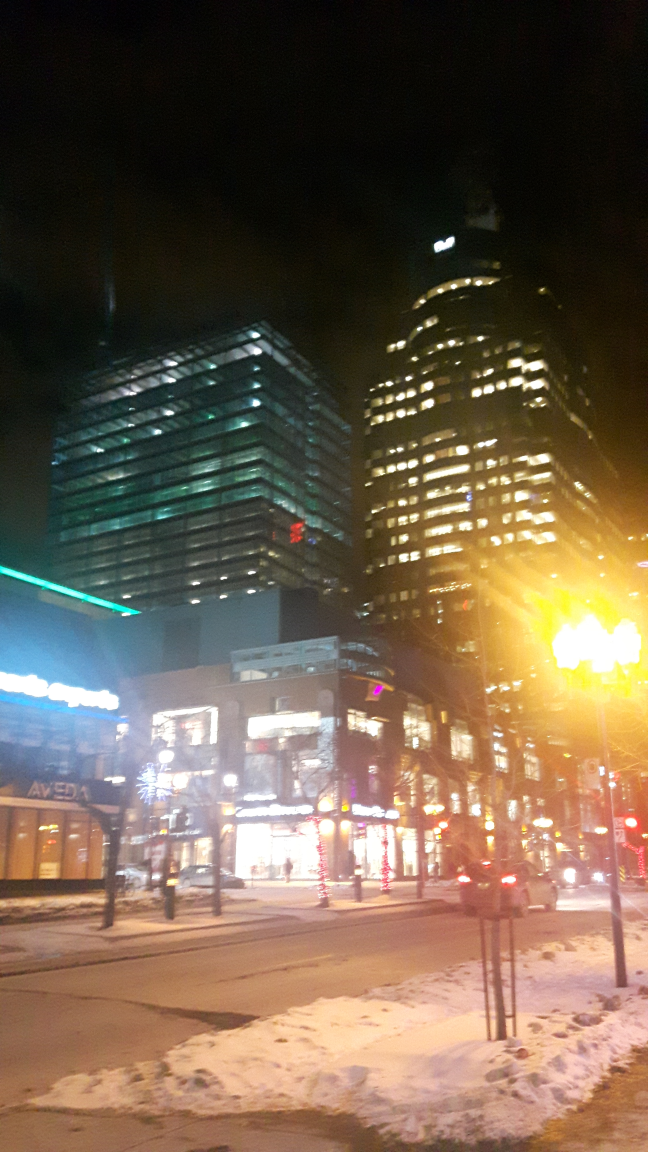
#> input picture Assignment 2/20170203_210437.jpg, 2592 x 4608 px (shown at 1/4 size)
$ python a2_1_2.py
#> lines starting #> are read from the running program, lines starting #| are printed output that depends on the picture
import cv2
import numpy as np
from matplotlib import pyplot as plt

img = cv2.imread('20170203_210437.jpg', cv2.IMREAD_GRAYSCALE)
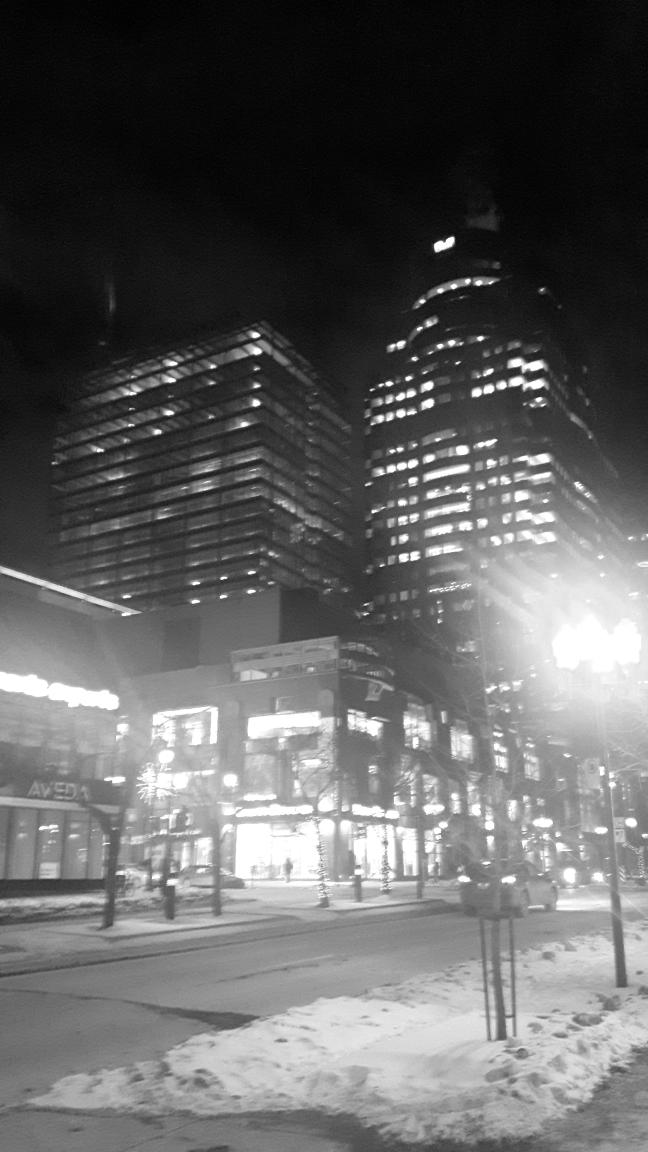
#> img: shape (4608, 2592) (shown at 1/4 size); min 0, max 255, mean 97.7
img_resized = cv2.resize(img, (480, 640))
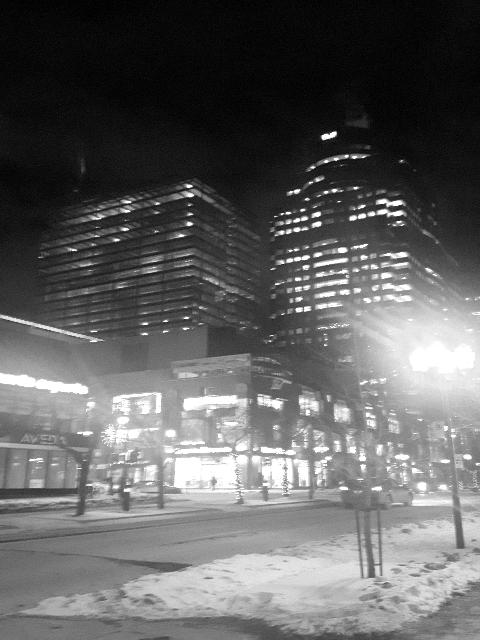
#> img_resized: shape (640, 480); min 0, max 255, mean 97.6
img2 = cv2.imread('20170203_210440.jpg', cv2.IMREAD_GRAYSCALE)
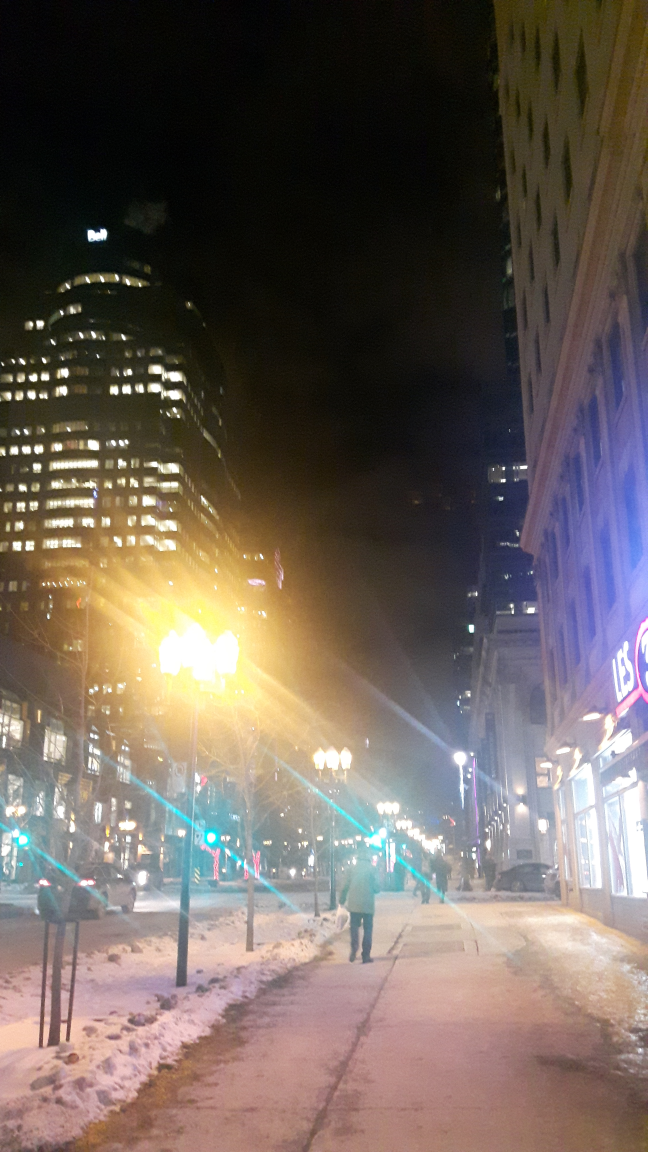
#> input picture Assignment 2/20170203_210440.jpg, 2592 x 4608 px (shown at 1/4 size)
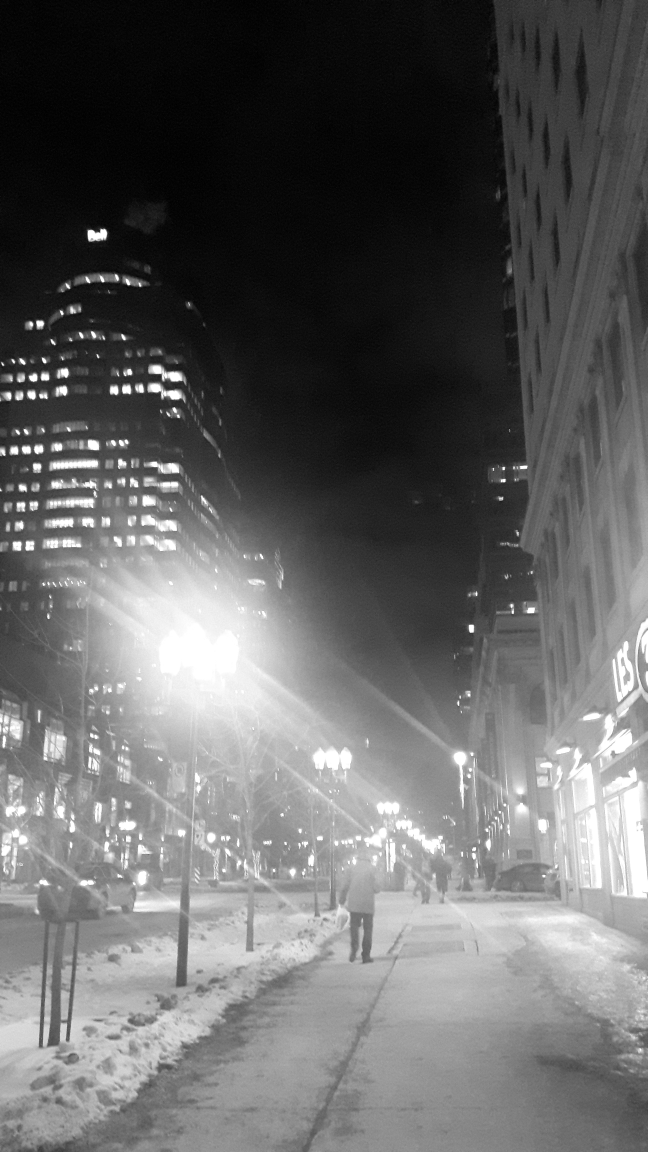
#> img2: shape (4608, 2592) (shown at 1/4 size); min 0, max 255, mean 100.3
img2_resized = cv2.resize(img2, (480, 640))
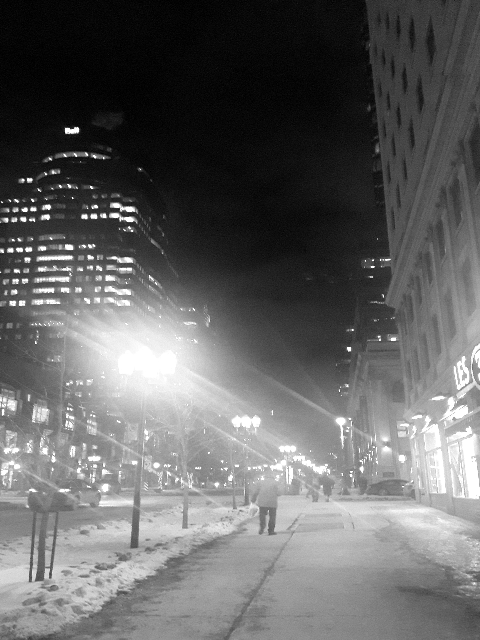
#> img2_resized: shape (640, 480); min 0, max 255, mean 100.2

# Create a SIFT object
sift = cv2.xfeatures2d.SIFT_create()

bf = cv2.BFMatcher(cv2.NORM_L2)

# Compute SIFT descriptors
keypoints,descriptors = sift.detectAndCompute(img_resized, None)
#> keypoints = 1512 keypoints; strongest (x, y, size): (325, 137, 4.6), (333, 134, 4.2), (355, 188, 2.3), (189, 224, 3.3)
keypoints2, descriptors2 = sift.detectAndCompute(img2_resized, None)
#> keypoints2 = 1155 keypoints; strongest (x, y, size): (76, 130, 4.4), (29, 180, 3.4), (67, 130, 4.3), (25, 210, 3.3)

match = bf.match(descriptors, descriptors2)
#> match = 1512 matches

#Match the best 50
matche = sorted(match, key = lambda x:x.distance)
#> matche = 1512 matches
img3 = cv2.drawMatches(img_resized, keypoints, img2_resized, keypoints2, matche[:100], None)
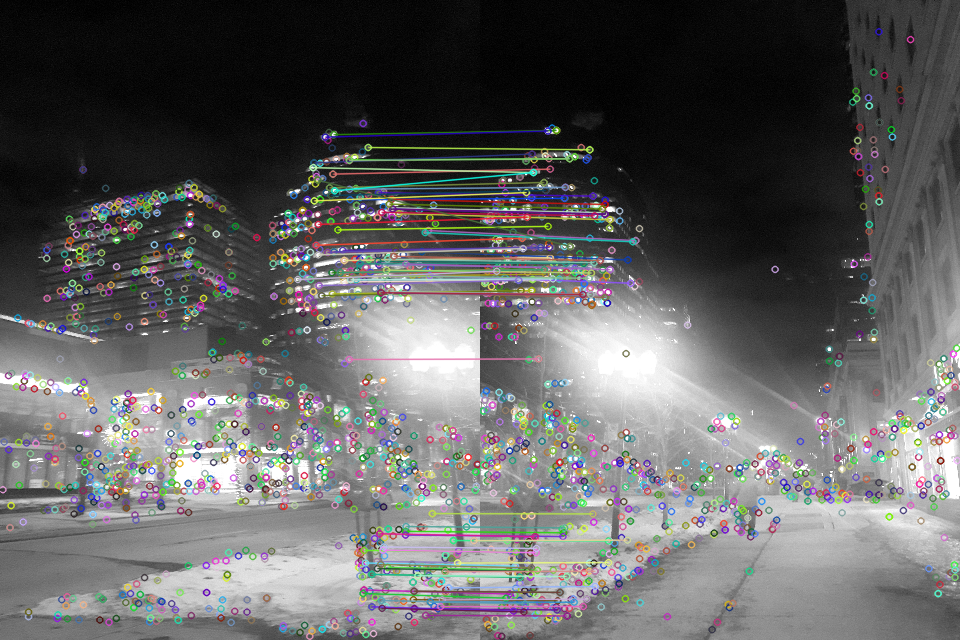
#> img3: shape (640, 960, 3); mean of channels 0, 1, 2 98.2, 98.3, 98.4; drawn as B, G, R

#show
cv2.imshow('match', img3)
cv2.waitKey(0)
cv2.destroyAllWindows()
